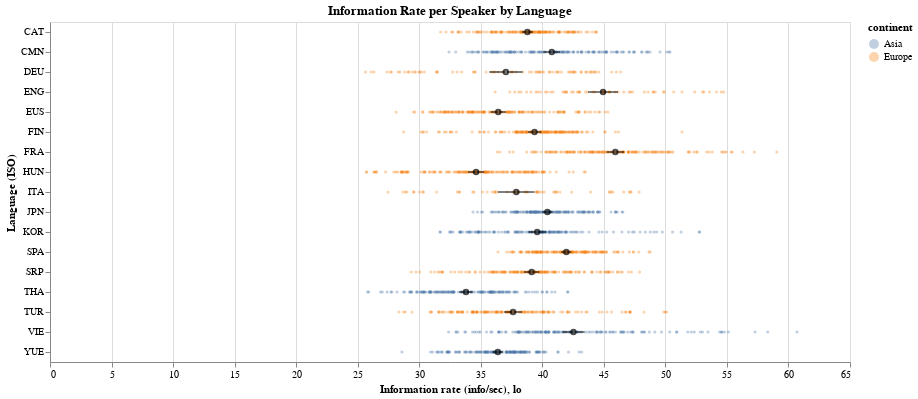

Notebook code cell kept with this figure:
### Code cell
base_plot = alt.Chart(obs).mark_circle(opacity=0.35, size=10).encode(
    y=alt.Y("iso_lang:N", sort="-x", title="Language (ISO)"),
    x=alt.X("information_rate:Q", title="Information rate (info/sec)"),
    color="continent:N",
    tooltip=["iso_lang:N", "information_rate:Q"]
).properties(
    title="Information Rate per Speaker by Language",
    width=800
)

summary = (
    obs
    .groupby(["iso_lang", "continent"], as_index=False)
    .agg(
        mean_rate=("information_rate", "mean"),
        sd_rate=("information_rate", "std"),
        n=("information_rate", "count")
    )
)

summary["se"] = summary["sd_rate"] / np.sqrt(summary["n"])
summary["ci"] = 1.96 * summary["se"]
summary["lo"] = summary["mean_rate"] - summary["ci"]
summary["hi"] = summary["mean_rate"] + summary["ci"]

ci = alt.Chart(summary).mark_errorbar(color="black").encode(
    y="iso_lang:N",
    x="lo:Q",
    x2="hi:Q"
)

mean = alt.Chart(summary).mark_point(color="black", size=20).encode(
    y="iso_lang:N",
    x="mean_rate:Q"
)

plot_C=(base_plot + ci + mean)
plot_C

### Figure 1 — Vega-Lite specification as saved in the notebook (floating-point values rounded to 4 significant figures; data arrays with more than 128 entries replaced by an {"elided": "..."} marker saying what was removed)
{"$schema": "https://vega.github.io/schema/vega-lite/v5.20.1.json", "config": {"view": {"continuousHeight": 300, "continuousWidth": 300}}, "datasets": {"data-048e14b87536cb1210df920cc8dc5f35": [{"ci": 0.4427, "continent": "Europe", "hi": 39.23, "iso_lang": "CAT", "lo": 38.35, "mean_rate": 38.79, "n": 150, "sd_rate": 2.766, "se": 0.2259}, {"ci": 0.6882, "continent": "Asia", "hi": 41.46, "iso_lang": "CMN", "lo": 40.08, "mean_rate": 40.77, "n": 150, "sd_rate": 4.3, "se": 0.3511}, {"ci": 1.351, "continent": "Europe", "hi": 38.39, "iso_lang": "DEU", "lo": 35.69, "mean_rate": 37.04, "n": 75, "sd_rate": 5.971, "se": 0.6894}, {"ci": 1.209, "continent": "Europe", "hi": 46.15, "iso_lang": "ENG", "lo": 43.73, "mean_rate": 44.94, "n": 60, "sd_rate": 4.778, "se": 0.6168}, {"ci": 0.6161, "continent": "Europe", "hi": 37.04, "iso_lang": "EUS", "lo": 35.8, "mean_rate": 36.42, "n": 150, "sd_rate": 3.85, "se": 0.3143}, {"ci": 0.5452, "continent": "Europe", "hi": 39.92, "iso_lang": "FIN", "lo": 38.83, "mean_rate": 39.37, "n": 150, "sd_rate": 3.407, "se": 0.2782}, {"ci": 0.7143, "continent": "Europe", "hi": 46.65, "iso_lang": "FRA", "lo": 45.22, "mean_rate": 45.93, "n": 150, "sd_rate": 4.463, "se": 0.3644}, {"ci": 0.6527, "continent": "Europe", "hi": 35.28, "iso_lang": "HUN", "lo": 33.97, "mean_rate": 34.62, "n": 150, "sd_rate": 4.079, "se": 0.333}, {"ci": 1.481, "continent": "Europe", "hi": 39.37, "iso_lang": "ITA", "lo": 36.41, "mean_rate": 37.89, "n": 54, "sd_rate": 5.554, "se": 0.7559}, {"ci": 0.4203, "continent": "Asia", "hi": 40.83, "iso_lang": "JPN", "lo": 39.99, "mean_rate": 40.41, "n": 150, "sd_rate": 2.626, "se": 0.2144}, {"ci": 0.702, "continent": "Asia", "hi": 40.28, "iso_lang": "KOR", "lo": 38.88, "mean_rate": 39.58, "n": 150, "sd_rate": 4.386, "se": 0.3581}, {"ci": 0.4053, "continent": "Europe", "hi": 42.36, "iso_lang": "SPA", "lo": 41.55, "mean_rate": 41.96, "n": 150, "sd_rate": 2.533, "se": 0.2068}, {"ci": 0.6274, "continent": "Europe", "hi": 39.76, "iso_lang": "SRP", "lo": 38.5, "mean_rate": 39.13, "n": 150, "sd_rate": 3.921, "se": 0.3201}, {"ci": 0.5491, "continent": "Asia", "hi": 34.35, "iso_lang": "THA", "lo": 33.25, "mean_rate": 33.8, "n": 150, "sd_rate": 3.431, "se": 0.2801}, {"ci": 0.7275, "continent": "Europe", "hi": 38.35, "iso_lang": "TUR", "lo": 36.9, "mean_rate": 37.63, "n": 149, "sd_rate": 4.531, "se": 0.3712}, {"ci": 0.8987, "continent": "Asia", "hi": 43.43, "iso_lang": "VIE", "lo": 41.64, "mean_rate": 42.53, "n": 150, "sd_rate": 5.616, "se": 0.4585}, {"ci": 0.413, "continent": "Asia", "hi": 36.8, "iso_lang": "YUE", "lo": 35.97, "mean_rate": 36.38, "n": 150, "sd_rate": 2.581, "se": 0.2107}], "data-b1485ec6099d617960b0b33b666df424": {"elided": "2288 records"}}, "layer": [{"data": {"name": "data-b1485ec6099d617960b0b33b666df424"}, "encoding": {"color": {"field": "continent", "type": "nominal"}, "tooltip": [{"field": "iso_lang", "type": "nominal"}, {"field": "information_rate", "type": "quantitative"}], "x": {"field": "information_rate", "title": "Information rate (info/sec)", "type": "quantitative"}, "y": {"field": "iso_lang", "sort": "-x", "title": "Language (ISO)", "type": "nominal"}}, "mark": {"opacity": 0.35, "size": 10, "type": "circle"}, "title": "Information Rate per Speaker by Language"}, {"data": {"name": "data-048e14b87536cb1210df920cc8dc5f35"}, "encoding": {"x": {"field": "lo", "type": "quantitative"}, "x2": {"field": "hi"}, "y": {"field": "iso_lang", "type": "nominal"}}, "mark": {"color": "black", "type": "errorbar"}}, {"data": {"name": "data-048e14b87536cb1210df920cc8dc5f35"}, "encoding": {"x": {"field": "mean_rate", "type": "quantitative"}, "y": {"field": "iso_lang", "type": "nominal"}}, "mark": {"color": "black", "size": 20, "type": "point"}}], "width": 800}
